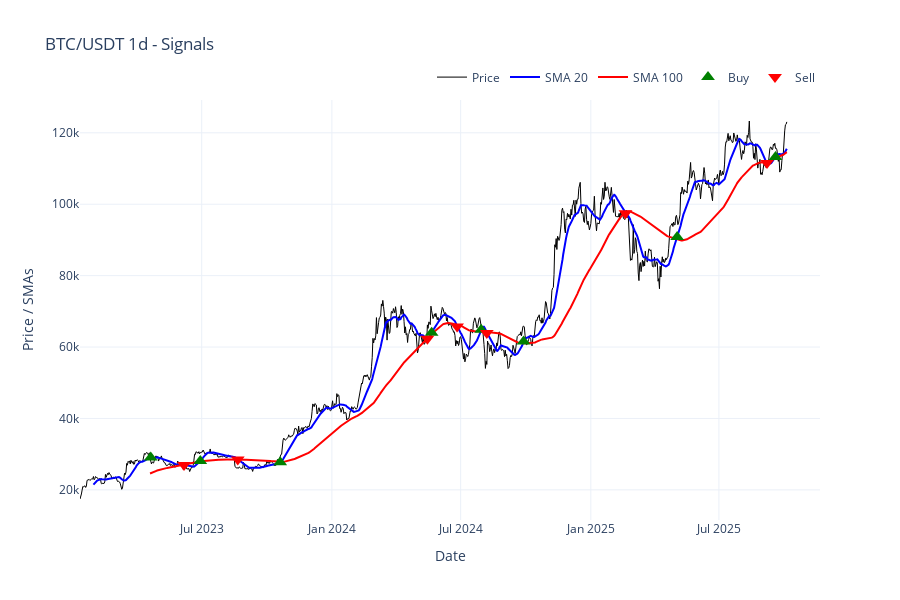
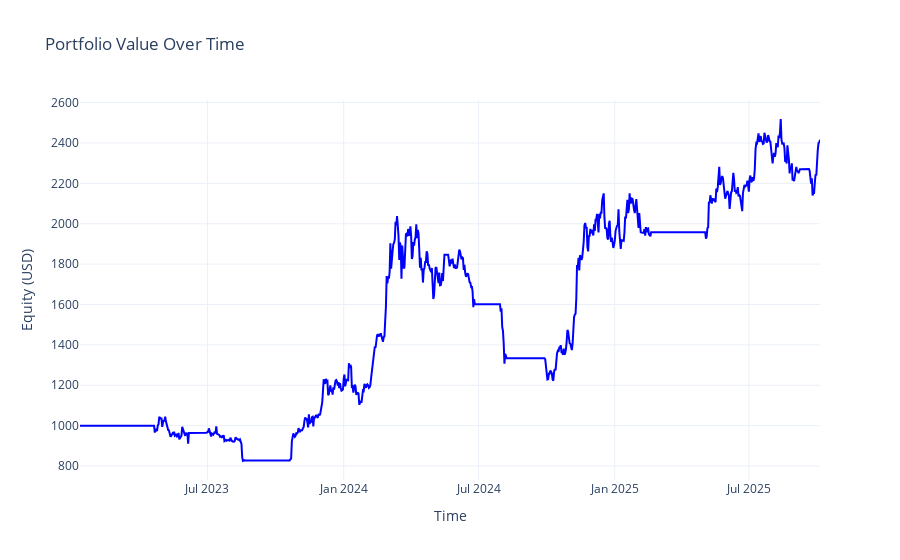

Source (notebook cell) for these figures, in order:
### Markdown cell above
# 7. Plot

### Code cell
if cfg["plotting"]["plot_signals"]:
    plot_signals_mca_strategy(df_unguarded, config=cfg)
if cfg["plotting"]["plot_equity"]:
    plot_equity(equity_df_unguarded)

### Figure 1 — Plotly figure (JSON) as saved in the notebook; plotly's stock layout.template omitted (floating-point values rounded to 4 significant figures; data arrays with more than 128 entries replaced by an {"elided": "..."} marker saying what was removed)
{"data": [{"line": {"color": "black", "width": 1}, "mode": "lines", "name": "Price", "type": "scatter", "x": {"elided": "1000 str values"}, "y": {"elided": "1000 float values"}}, {"line": {"color": "blue"}, "mode": "lines", "name": "SMA 20", "type": "scatter", "x": {"elided": "1000 str values"}, "y": {"elided": "1000 float values"}}, {"line": {"color": "red"}, "mode": "lines", "name": "SMA 100", "type": "scatter", "x": {"elided": "1000 str values"}, "y": {"elided": "1000 float values"}}, {"marker": {"color": "green", "size": 12, "symbol": "triangle-up"}, "mode": "markers", "name": "Buy", "type": "scatter", "x": ["2023-04-20T00:00:00.000000000", "2023-06-29T00:00:00.000000000", "2023-10-20T00:00:00.000000000", "2024-05-21T00:00:00.000000000", "2024-07-30T00:00:00.000000000", "2024-09-28T00:00:00.000000000", "2025-05-03T00:00:00.000000000", "2025-09-19T00:00:00.000000000"], "y": [29050.0, 28090.0, 27750.0, 64020.0, 64840.0, 61530.0, 90810.0, 113200.0]}, {"marker": {"color": "red", "size": 12, "symbol": "triangle-down"}, "mode": "markers", "name": "Sell", "type": "scatter", "x": ["2023-06-06T00:00:00.000000000", "2023-08-21T00:00:00.000000000", "2024-05-15T00:00:00.000000000", "2024-06-26T00:00:00.000000000", "2024-08-07T00:00:00.000000000", "2025-02-19T00:00:00.000000000", "2025-09-07T00:00:00.000000000"], "y": [26990.0, 28510.0, 62330.0, 65760.0, 63960.0, 97470.0, 111600.0]}], "layout": {"height": 600, "legend": {"orientation": "h", "x": 1, "xanchor": "right", "y": 1.02, "yanchor": "bottom"}, "title": {"text": "BTC/USDT 1d - Signals"}, "xaxis": {"title": {"text": "Date"}}, "yaxis": {"title": {"text": "Price / SMAs"}}, "yaxis2": {"overlaying": "y", "showgrid": false, "side": "right", "title": {"text": "SMA 20 direction change"}}}}

### Figure 2 — Plotly figure (JSON) as saved in the notebook; plotly's stock layout.template omitted (floating-point values rounded to 4 significant figures; data arrays with more than 128 entries replaced by an {"elided": "..."} marker saying what was removed)
{"data": [{"line": {"color": "blue", "width": 2}, "mode": "lines", "name": "Equity Curve", "type": "scatter", "x": {"elided": "1000 str values"}, "y": {"elided": "1000 float values"}}], "layout": {"legend": {"x": 0, "y": 1}, "title": {"text": "Portfolio Value Over Time"}, "xaxis": {"title": {"text": "Time"}}, "yaxis": {"title": {"text": "Equity (USD)"}}}}
